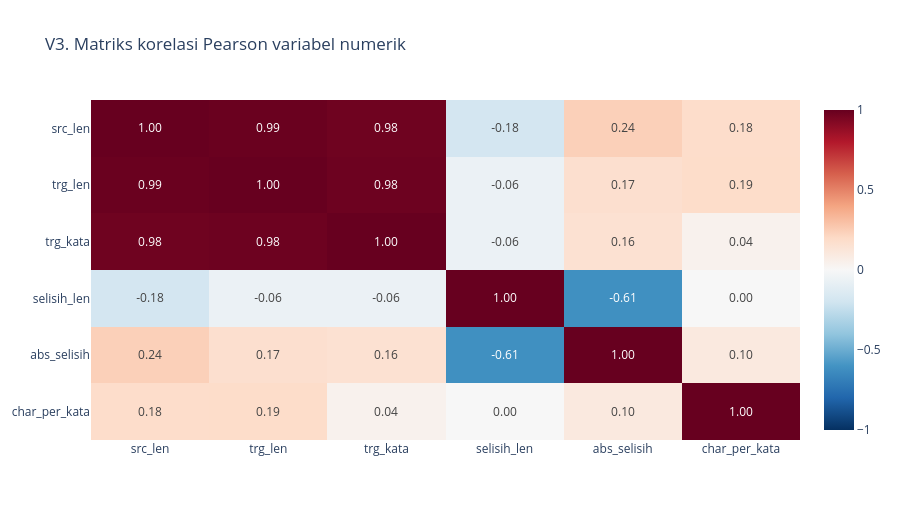

Notebook code cell kept with this figure:
### Markdown cell above
Sel 16 — Visualisasi 3: heatmap korelasi

### Code cell
kol = ["src_len", "trg_len", "trg_kata", "selisih_len", "abs_selisih", "char_per_kata"]
cm = df.select(kol).corr()
fig3 = px.imshow(cm.to_numpy(), x=kol, y=kol, text_auto=".2f", zmin=-1, zmax=1,
                 color_continuous_scale="RdBu_r", aspect="auto",
                 title="V3. Matriks korelasi Pearson variabel numerik")
fig3.update_layout(height=520)
fig3.show()

### Figure 1 — Plotly figure (JSON) as saved in the notebook; plotly's stock layout.template omitted (floating-point values rounded to 4 significant figures)
{"data": [{"coloraxis": "coloraxis", "hovertemplate": "x: %{x}<br>y: %{y}<br>color: %{z}<extra></extra>", "name": "0", "texttemplate": "%{z:.2f}", "type": "heatmap", "x": ["src_len", "trg_len", "trg_kata", "selisih_len", "abs_selisih", "char_per_kata"], "xaxis": "x", "y": ["src_len", "trg_len", "trg_kata", "selisih_len", "abs_selisih", "char_per_kata"], "yaxis": "y", "z": [[1.0, 0.9923, 0.9778, -0.1846, 0.2418, 0.1848], [0.9923, 1.0, 0.9848, -0.06165, 0.1682, 0.1879], [0.9778, 0.9848, 1.0, -0.06492, 0.1551, 0.04098], [-0.1846, -0.06165, -0.06492, 1.0, -0.6149, 0.001729], [0.2418, 0.1682, 0.1551, -0.6149, 1.0, 0.09959], [0.1848, 0.1879, 0.04098, 0.001729, 0.09959, 1.0]]}], "layout": {"coloraxis": {"autocolorscale": false, "cmax": 1, "cmin": -1, "colorscale": [[0, "rgb(5,48,97)"], [0.1, "rgb(33,102,172)"], [0.2, "rgb(67,147,195)"], [0.3, "rgb(146,197,222)"], [0.4, "rgb(209,229,240)"], [0.5, "rgb(247,247,247)"], [0.6, "rgb(253,219,199)"], [0.7, "rgb(244,165,130)"], [0.8, "rgb(214,96,77)"], [0.9, "rgb(178,24,43)"], [1, "rgb(103,0,31)"]]}, "height": 520, "title": {"text": "V3. Matriks korelasi Pearson variabel numerik"}, "xaxis": {"anchor": "y", "domain": [0, 1]}, "yaxis": {"anchor": "x", "autorange": "reversed", "domain": [0, 1]}}}
